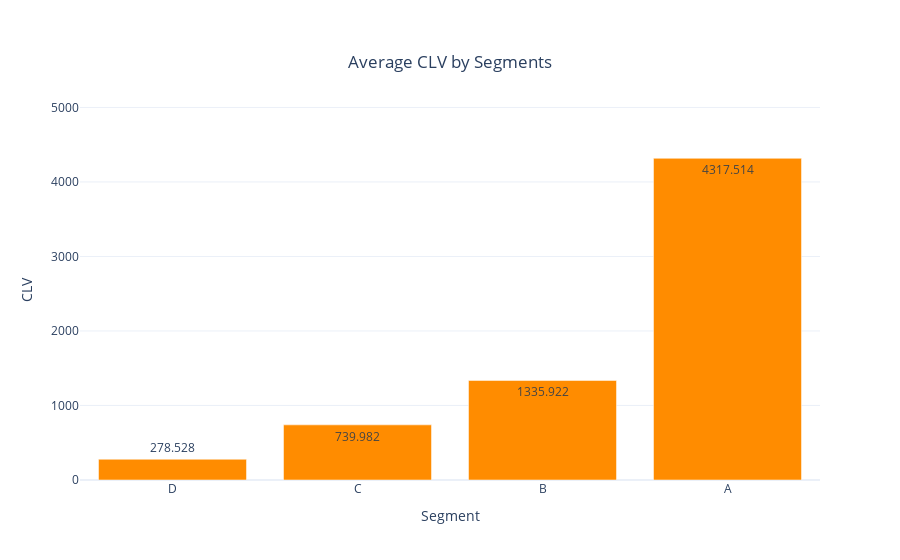

Notebook source saved alongside this figure:
### Code cell
data = go.Bar(x = cltv.groupby('segment').agg({'clv':'mean'}).reset_index()['segment'],
              y = cltv.groupby('segment').agg({'clv':'mean'}).reset_index()['clv'],
              text = round(cltv.groupby('segment').agg({'clv':'mean'}).reset_index()['clv'],3),
              textposition= 'auto',
              marker = dict(color = 'darkorange'))

layout = go.Layout(title={'text': "Average CLV by Segments",
                          'y':0.9,
                          'x':0.5,
                          'xanchor': 'center',
                          'yanchor': 'top'},
                   xaxis = dict(title='Segment'),
                   yaxis =dict(title='CLV'),
                   template = 'plotly_white')

fig=go.Figure(data=data, layout=layout)
fig.update_yaxes(range=[0,5100])
iplot(fig)

### Figure 1 — Plotly figure (JSON) as saved in the notebook; plotly's stock layout.template omitted (floating-point values rounded to 4 significant figures)
{"data": [{"marker": {"color": "darkorange"}, "text": [278.5, 740.0, 1336.0, 4318.0], "textposition": "auto", "x": ["D", "C", "B", "A"], "y": [278.5, 740.0, 1336.0, 4318.0], "type": "bar"}], "layout": {"title": {"text": "Average CLV by Segments", "x": 0.5, "xanchor": "center", "y": 0.9, "yanchor": "top"}, "xaxis": {"title": {"text": "Segment"}}, "yaxis": {"range": [0, 5100], "title": {"text": "CLV"}}}}
